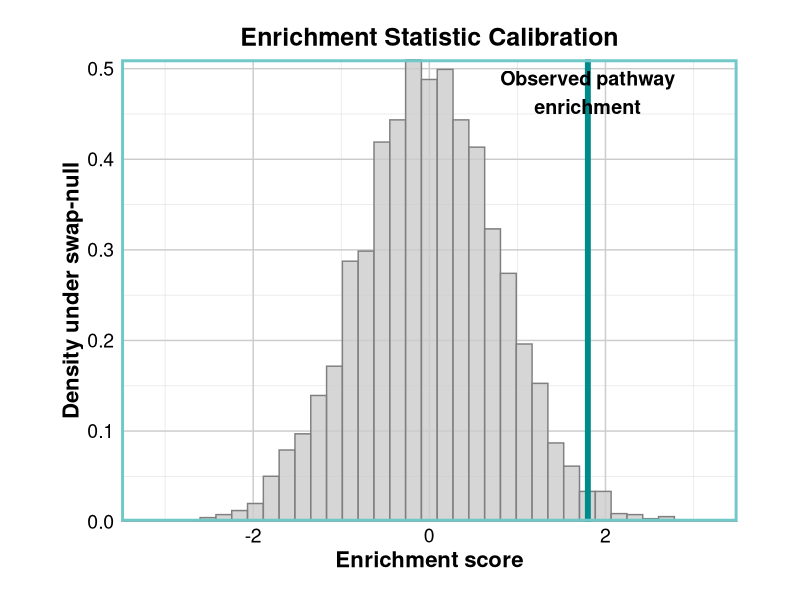

Write the R code that produced this figure.
# Load required libraries
library(ggplot2)

# Create sample data for the null distribution
set.seed(123)
null_scores <- rnorm(5000, mean = 0, sd = 0.8)

# Set the observed enrichment score (the vertical line)
observed_score <- 1.8

# Create dataframe for plotting
null_df <- data.frame(score = null_scores)

pdf('test.pdf')
# Create the plot with white background and teal accents
p <- ggplot() +
  # Add the null distribution histogram
  geom_histogram(data = null_df, aes(x = score, y = after_stat(density)), 
                 bins = 40, fill = "gray80", color = "gray50", alpha = 0.8) +
  # Add the observed score line
  geom_vline(xintercept = observed_score, color = "#008B8B", linewidth = 2) +
  # Add labels and title
  labs(
    title = "Enrichment Statistic Calibration",
    x = "Enrichment score",
    y = "Density under swap-null"
  ) +
  # Set the x axis limits
  scale_x_continuous(limits = c(-3.5, 3.5)) +
  # Add a clean theme with white background
  theme_minimal() +
  theme(
    plot.background = element_rect(fill = "white", color = NA),
    panel.background = element_rect(fill = "white", color = NA),
    panel.grid.major = element_line(color = "gray80"),
    panel.grid.minor = element_line(color = "gray90"),
    text = element_text(color = "black"),
    axis.text = element_text(color = "black", size = 14),
    axis.title = element_text(color = "black", size = 16, face = "bold"),
    plot.title = element_text(hjust = 0.5, size = 18, face = "bold"),
    # Add a teal border around the plot like in the flowchart
    plot.margin = margin(20, 20, 20, 20),
    panel.border = element_rect(color = "#70C8C8", fill = NA, linewidth = 2)
  )

# Instead of adding a legend with segment and text, directly add an annotation
# for the observed score at the top of the plot
p <- p + 
  annotate("text", x = observed_score, y = 0.45, 
           label = "Observed pathway\nenrichment", 
           color = "black", hjust = 0.5, vjust = 0, fontface = "bold",
           size = 5)

# Make plot area smaller within the margins by adjusting the aspect ratio
p <- p + coord_cartesian(expand = FALSE) + 
         theme(aspect.ratio = 0.75)  # Make plot more compact vertically

print(p)
dev.off()